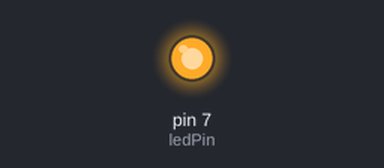
Bench run of a sketch on a simulated Arduino Uno, built with avr-gcc and run on an emulated ATmega328P. Parts: output pins drawn as LEDs (lit = HIGH).

Above: at 0.1 s.
Timing chart, 0 to 1.6 s (numbered marks = the images above):
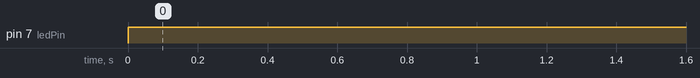

The sketch:

Lab5_motsattLysKnapp.ino
```cpp
/*
Use interrupt on a button that turns a light of when pushed down, and back on when you let go
*/

const int ledPin = 7;
const int buttonPin = 5;
volatile bool ledState = HIGH;

void setup() {
  pinMode(ledPin, OUTPUT);
  pinMode(buttonPin, INPUT);
  attachInterrupt(digitalPinToInterrupt(buttonPin), TurnOff, RISING);
}

void loop() {
  digitalWrite(ledPin, HIGH);

}

void TurnOff() {
  ledState = !ledState;
  digitalWrite(ledPin, ledState);
}
```

Measured:
- by itself, pin 7 (ledPin): LOW → HIGH at 0.00 s
